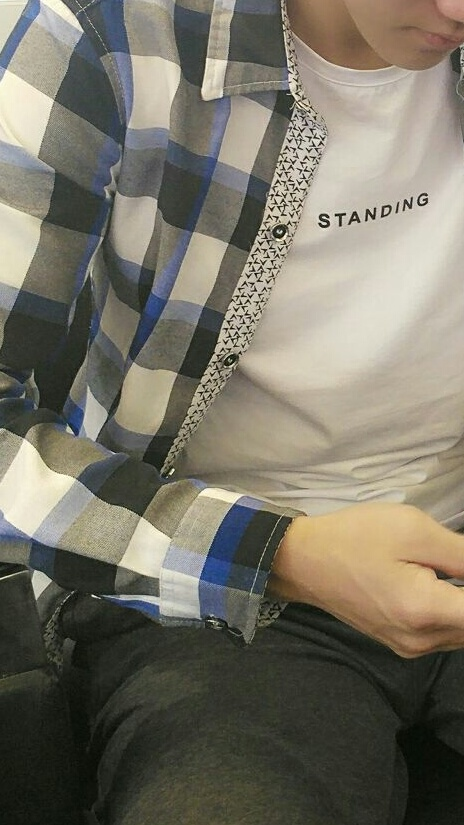
#> input picture imgs/image_forTest.jpg, 464 x 825 px, found by its file name
$ python gaoSiChaFen.py
#> lines starting #> are read from the running program, lines starting #| are printed output that depends on the picture
# -*- coding: utf-8 -*-
from PIL import Image
from pylab import *
from scipy.ndimage import filters
import numpy

# 添加中文字体支持
from matplotlib.font_manager import FontProperties
font = FontProperties(fname=r"c:\windows\fonts\SimSun.ttc", size=14)

im = array(Image.open('./data/image_forTest.jpg').convert('L'))
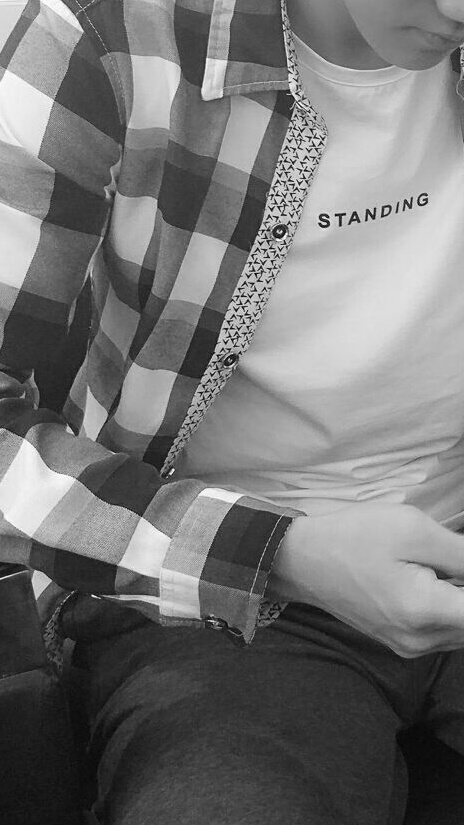
#> im: shape (825, 464); min 1, max 254, mean 115.8
gray()

subplot(1, 4, 1)
axis('off')
title(u'(a)原图', fontproperties=font)
imshow(im)

# Sobel derivative filters
imx = zeros(im.shape)
filters.sobel(im, 1, imx)
subplot(1, 4, 2)
axis('off')
title(u'(b)x方向差分', fontproperties=font)
imshow(imx)

imy = zeros(im.shape)
filters.sobel(im, 0, imy)
subplot(1, 4, 3)
axis('off')
title(u'(c)y方向差分', fontproperties=font)
imshow(imy)

#mag = numpy.sqrt(imx**2 + imy**2)
mag = 255-numpy.sqrt(imx**2 + imy**2)
subplot(1, 4, 4)
title(u'(d)梯度幅度', fontproperties=font)
axis('off')
imshow(mag)

show()
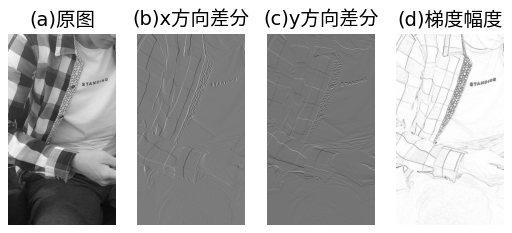
#> figure drawn by matplotlib, 4 panels
